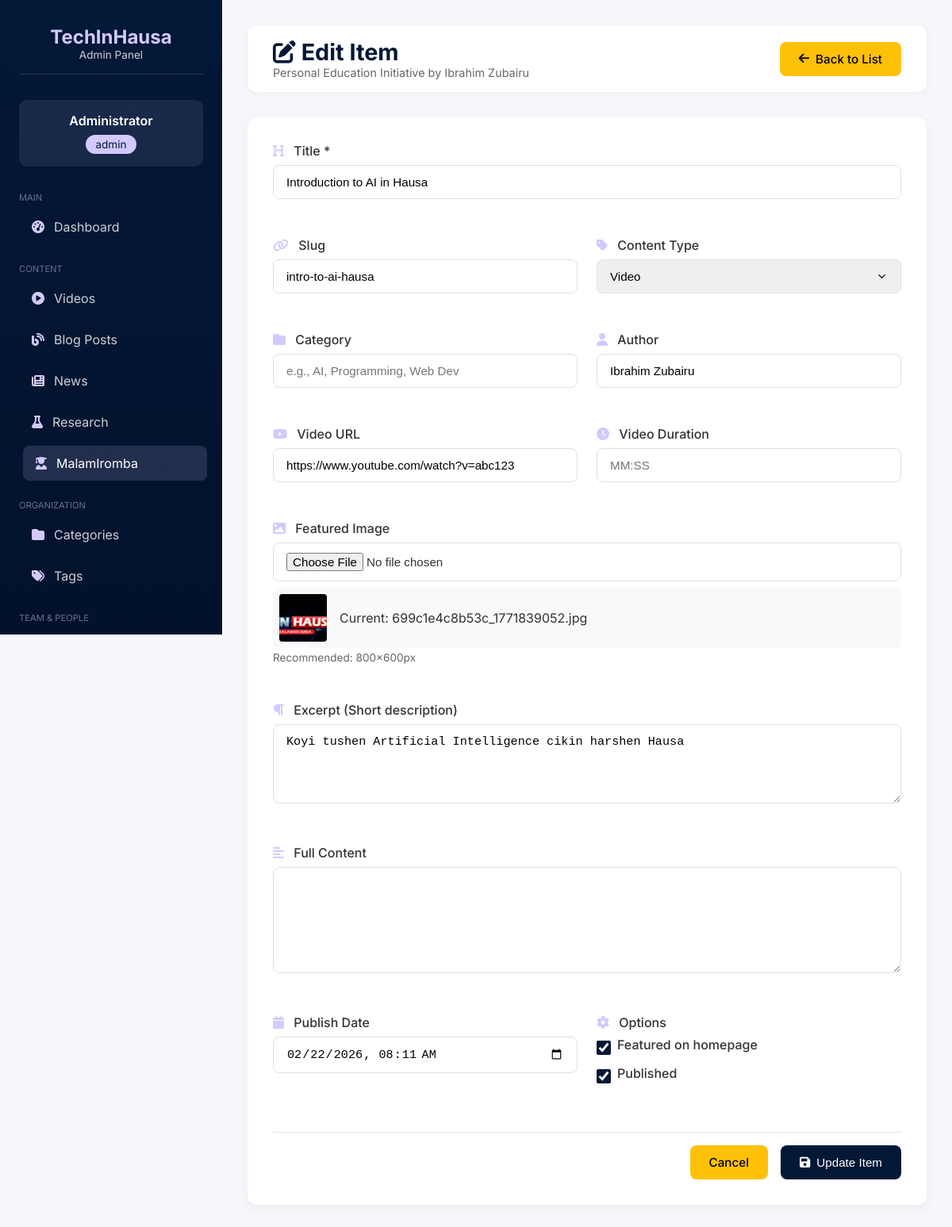
/admin/creator.php?action=edit&id=1 (signed in), run on the app's committed database.
### tables this page shows
CREATE TABLE `creator` (
  `id` int(11) NOT NULL,
  `title` varchar(255) NOT NULL,
  `slug` varchar(255) NOT NULL,
  `content_type` enum('video','blog','publication','achievement') NOT NULL DEFAULT 'blog',
  `category` varchar(100) DEFAULT NULL,
  `excerpt` text DEFAULT NULL,
  `content` longtext DEFAULT NULL,
  `featured_image` varchar(255) DEFAULT NULL,
  `video_url` varchar(255) DEFAULT NULL,
  `video_duration` varchar(20) DEFAULT NULL,
  `file_url` varchar(255) DEFAULT NULL,
  `author` varchar(100) DEFAULT 'Ibrahim Zubairu',
  `years_active` int(11) DEFAULT 5,
  `projects_count` int(11) DEFAULT 50,
  `students_count` varchar(20) DEFAULT '10,000+',
  `views` int(11) DEFAULT 0,
  `is_featured` tinyint(1) DEFAULT 0,
  `is_published` tinyint(1) DEFAULT 1,
  `published_at` datetime DEFAULT NULL,
  `created_at` timestamp NOT NULL DEFAULT current_timestamp(),
  `updated_at` timestamp NOT NULL DEFAULT current_timestamp() ON UPDATE current_timestamp()
);

### admin/creator.php (the view, shortened to what the rows shown need)
<?php
global $conn;
$action = isset($_GET['action']) ? $_GET['action'] : 'list';
$id = isset($_GET['id']) ? (int)$_GET['id'] : 0;
$item = null;
if ($action === 'edit' && $id > 0) {
    $result = mysqli_query($conn, "SELECT * FROM creator WHERE id = $id");
    $item = mysqli_fetch_assoc($result);
}
$items = [];
?>
<!DOCTYPE html>
<html lang="en">
<head>
    <link rel="stylesheet" href="https://cdnjs.cloudflare.com/ajax/libs/font-awesome/6.4.0/css/all.min.css">
</head>
<body>
    <div class="admin-wrapper">
        <aside class="sidebar">
            <div class="sidebar-header">
                <h2>TechInHausa</h2>
            </div>
        </aside>
        <main class="main-content">
            <div class="top-bar">
                <div class="page-title">
                    <h1>
                        <?php if ($action === 'add'): ?>
                            <i class="fas fa-plus-circle"></i> Add New Item
                        <?php elseif ($action === 'edit'): ?>
                            <i class="fas fa-edit"></i> Edit Item
                        <?php else: ?>
                            <i class="fas fa-user-graduate"></i> MalamIromba Content
                        <?php endif; ?>
                    </h1>
                </div>
            </div>
            <?php if ($action === 'list'): ?>
                <div class="table-container">
                    <?php if (empty($items)): ?>
                        <div class="empty-state">
                            <i class="fas fa-user-graduate"></i>
                            <h3>No Items Found</h3>
                            <p>Add your first MalamIromba content item.</p>
                            <a href="?action=add" class="btn btn-primary" style="margin-top: 1rem;">
                                <i class="fas fa-plus"></i> Add New Item
                            </a>
                        </div>
                    <?php else: ?>
                        <table>
                            <thead>
                                <tr>
                                    <th>Image</th>
                                    <th>Title</th>
                                    <th>Type</th>
                                    <th>Category</th>
                                    <th>Author</th>
                                    <th>Views</th>
                                    <th>Status</th>
                                    <th>Date</th>
                                    <th>Actions</th>
                                </tr>
                            </thead>
                            <tbody>
                                <?php foreach ($items as $item): ?>
                                <tr>
                                    <td>
                                        <?php if (!empty($item['featured_image'])): ?>
                                            <img src="<?php echo SITE_URL; ?>/uploads/creator/<?php echo htmlspecialchars($item['featured_image']); ?>"
                                                 alt="<?php echo htmlspecialchars($item['title']); ?>"
                                                 class="item-thumb">
                                        <?php else: ?>
                                            <div style="width: 60px; height: 60px; background: #f0f0f0; border-radius: 8px; display: flex; align-items: center; justify-content: center;">
                                                <i class="fas fa-image" style="color: #ccc;"></i>
                                            </div>
                                        <?php endif; ?>
                                    </td>
                                    <td>
                                        <div class="item-title"><?php echo htmlspecialchars($item['title']); ?></div>
                                        <?php if (!empty($item['excerpt'])): ?>
                                            <div class="item-meta"><?php echo htmlspecialchars(substr($item['excerpt'], 0, 50)) . '...'; ?></div>
                                        <?php endif; ?>
                                    </td>
                                    <td>
                                        <span class="badge <?php echo $item['content_type'] === 'video' ? 'badge-video' : 'badge-blog'; ?>">
                                            <?php echo $item['content_type'] === 'video' ? 'Video' : ucfirst($item['content_type']); ?>
                                        </span>
                                    </td>
                                    <td><?php echo htmlspecialchars($item['category'] ?? '-'); ?></td>
                                    <td><?php echo htmlspecialchars($item['author']); ?></td>
                                    <td><?php echo number_format($item['views'] ?? 0); ?></td>
                                    <td>
                                        <?php if ($item['is_featured']): ?>
                                            <span class="badge badge-featured">Featured</span>
                                        <?php endif; ?>
                                        <?php if ($item['is_published']): ?>
                                            <span class="badge badge-success">Published</span>
                                        <?php else: ?>
                                            <span class="badge badge-warning">Draft</span>
                                        <?php endif; ?>
                                    </td>
                                    <td>
                                        <div><?php echo date('M j, Y', strtotime($item['published_at'] ?? $item['created_at'])); ?></div>
                                    </td>
                                    <td>
                                        <div class="action-group">
                                            <a href="?action=edit&id=<?php echo $item['id']; ?>"
                                               class="action-icon" title="Edit">
                                                <i class="fas fa-edit"></i>
                                            </a>
                                            <a href="?action=toggle_featured&id=<?php echo $item['id']; ?>"
                                               class="action-icon" title="<?php echo $item['is_featured'] ? 'Remove Featured' : 'Make Featured'; ?>">
                                                <i class="fas fa-star" style="color: <?php echo $item['is_featured'] ? '#D3C9FE' : '#666'; ?>"></i>
                                            </a>
                                            <a href="?action=toggle_publish&id=<?php echo $item['id']; ?>"
                                               class="action-icon" title="<?php echo $item['is_published'] ? 'Unpublish' : 'Publish'; ?>">
                                                <i class="fas <?php echo $item['is_published'] ? 'fa-eye' : 'fa-eye-slash'; ?>"></i>
                                            </a>
                                            <a href="<?php echo SITE_URL; ?>/creator/<?php echo $item['slug']; ?>"
                                               class="action-icon" title="View" target="_blank">
                                                <i class="fas fa-external-link-alt"></i>
                                            </a>
                                            <a href="?action=delete&id=<?php echo $item['id']; ?>"
                                               class="action-icon delete" title="Delete"
                                               onclick="return confirm('Are you sure you want to delete this item? This action cannot be undone.')">
                                                <i class="fas fa-trash"></i>
                                            </a>
                                        </div>
                                    </td>
                                </tr>
                                <?php endforeach; ?>
                            </tbody>
                        </table>
                    <?php endif; ?>
                </div>
            <?php elseif ($action === 'add' || $action === 'edit'): ?>
                <div class="form-container">
                    <form method="POST" enctype="multipart/form-data">
                        <div class="form-grid">
                            <div class="form-group full-width">
                                <label><i class="fas fa-heading"></i> Title *</label>
                                <input type="text" name="title" class="form-control"
                                       value="<?php echo htmlspecialchars($item['title'] ?? ''); ?>" required>
                            </div>
                            <div class="form-group">
                                <label><i class="fas fa-link"></i> Slug</label>
                                <input type="text" name="slug" class="form-control"
                                       value="<?php echo htmlspecialchars($item['slug'] ?? ''); ?>"
                                       placeholder="Leave empty to auto-generate">
                            </div>
                            <div class="form-group">
                                <label><i class="fas fa-tag"></i> Content Type</label>
                                <select name="content_type" class="form-control" id="contentType">
                                    <option value="video" <?php echo (isset($item['content_type']) && $item['content_type'] === 'video') ? 'selected' : ''; ?>>Video</option>
                                </select>
                            </div>
                            <div class="form-group">
                                <label><i class="fas fa-folder"></i> Category</label>
                                <input type="text" name="category" class="form-control"
                                       value="<?php echo htmlspecialchars($item['category'] ?? ''); ?>"
                                       placeholder="e.g., AI, Programming, Web Dev">
                            </div>
                            <div class="form-group">
                                <label><i class="fas fa-user"></i> Author</label>
                                <input type="text" name="author" class="form-control"
                                       value="<?php echo htmlspecialchars($item['author'] ?? 'Ibrahim Zubairu'); ?>">
                            </div>
                            <div class="form-group" id="videoUrlGroup">
                                <label><i class="fab fa-youtube"></i> Video URL</label>
                                <input type="url" name="video_url" class="form-control"
                                       value="<?php echo htmlspecialchars($item['video_url'] ?? ''); ?>"
                                       placeholder="https://www.youtube.com/watch?v=...">
                            </div>
                            <div class="form-group" id="videoDurationGroup">
                                <label><i class="fas fa-clock"></i> Video Duration</label>
                                <input type="text" name="video_duration" class="form-control"
                                       value="<?php echo htmlspecialchars($item['video_duration'] ?? ''); ?>"
                                       placeholder="MM:SS">
                            </div>
                            <div class="form-group full-width">
                                <label><i class="fas fa-image"></i> Featured Image</label>
                                <input type="file" name="featured_image" class="form-control" accept="image/*">
                                <?php if (!empty($item['featured_image'])): ?>
                                    <div class="current-image">
                                        <img src="<?php echo SITE_URL; ?>/uploads/creator/<?php echo htmlspecialchars($item['featured_image']); ?>" alt="Current image">
                                        <span>Current: <?php echo htmlspecialchars($item['featured_image']); ?></span>
                                    </div>
                                <?php endif; ?>
                                <div class="type-hint">Recommended: 800x600px</div>
                            </div>
                            <div class="form-group full-width">
                                <label><i class="fas fa-paragraph"></i> Excerpt (Short description)</label>
                                <textarea name="excerpt" class="form-control" rows="2"><?php echo htmlspecialchars($item['excerpt'] ?? ''); ?></textarea>
                            </div>
                            <div class="form-group full-width">
                                <label><i class="fas fa-align-left"></i> Full Content</label>
                                <textarea name="content" class="form-control" rows="6"><?php echo htmlspecialchars($item['content'] ?? ''); ?></textarea>
                            </div>
                            <div class="form-group">
                                <label><i class="fas fa-calendar"></i> Publish Date</label>
                                <input type="datetime-local" name="published_at" class="form-control"
                                       value="<?php echo isset($item['published_at']) ? date('Y-m-d\TH:i', strtotime($item['published_at'])) : ''; ?>">
                            </div>
                            <div class="form-group">
                                <label><i class="fas fa-cog"></i> Options</label>
                                <div class="form-check">
                                    <input type="checkbox" name="is_featured" id="is_featured" value="1"
                                        <?php echo (isset($item['is_featured']) && $item['is_featured']) ? 'checked' : ''; ?>>
                                    <label for="is_featured">Featured on homepage</label>
                                </div>
                                <div class="form-check">
                                    <input type="checkbox" name="is_published" id="is_published" value="1"
                                        <?php echo (!isset($item['is_published']) || $item['is_published']) ? 'checked' : ''; ?>>
                                    <label for="is_published">Published</label>
                                </div>
                            </div>
                        </div>
                        <div class="form-actions">
                            <a href="creator.php" class="btn btn-warning">Cancel</a>
                            <button type="submit" class="btn btn-primary">
                                <i class="fas fa-save"></i>
                                <?php echo $action === 'add' ? 'Save Item' : 'Update Item'; ?>
                            </button>
                        </div>
                    </form>
                </div>
            <?php endif; ?>
        </main>
    </div>
</body>
</html>

### data on the page
creator: title "Introduction to AI in Hausa", slug "intro-to-ai-hausa", content_type "Video", author "Ibrahim Zubairu", video_url "https://www.youtube.com/watch?v=abc123", featured_image (picture), featured_image "699c1e4c8b53c_1771839052.jpg", excerpt "Koyi tushen Artificial Intelligence cikin harshen Hausa", published_at "02/22/2026 08:11", is_featured "☑", is_published "☑"

### other printed values
$admin_name "Administrator"
$admin_role "admin"
